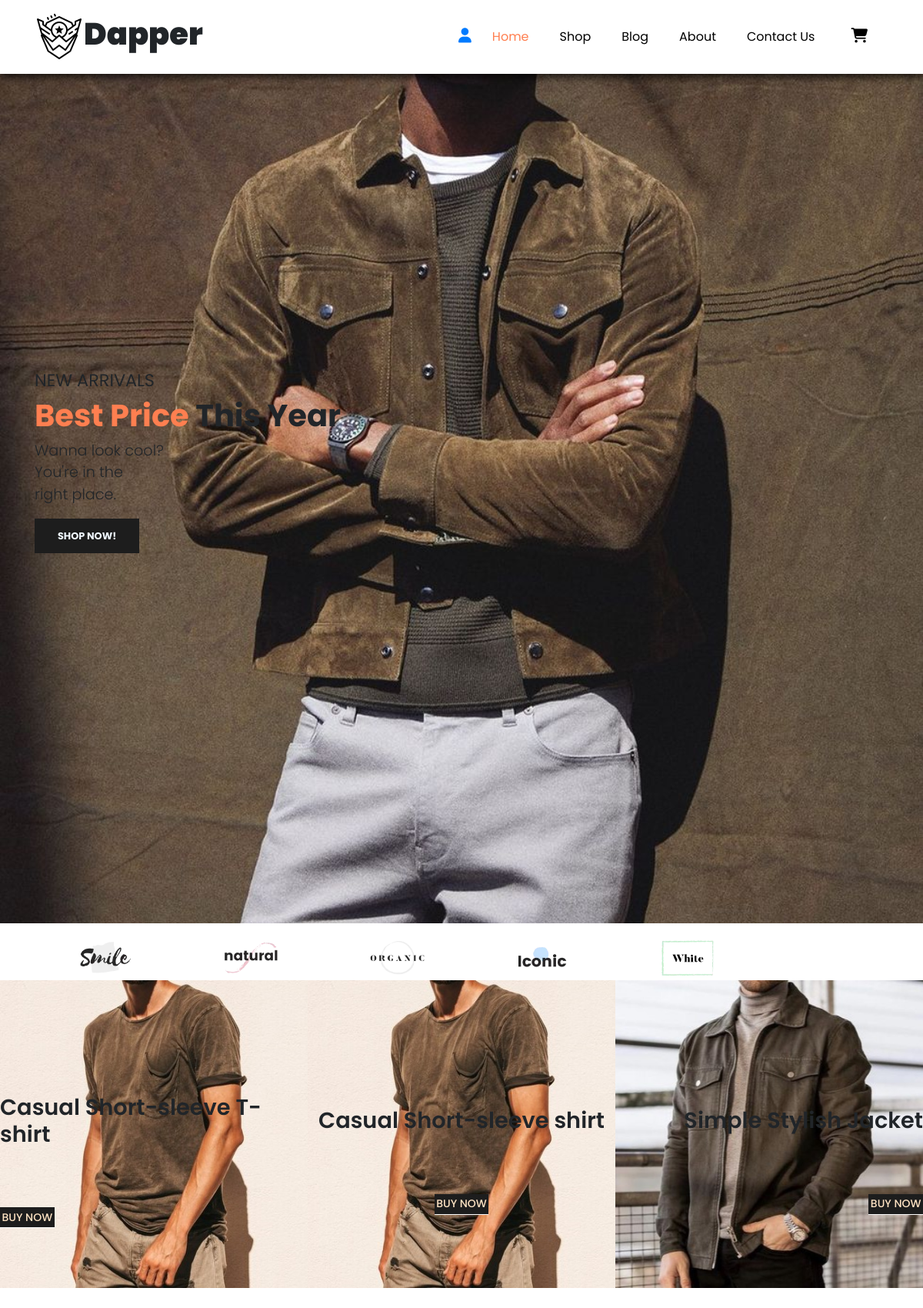
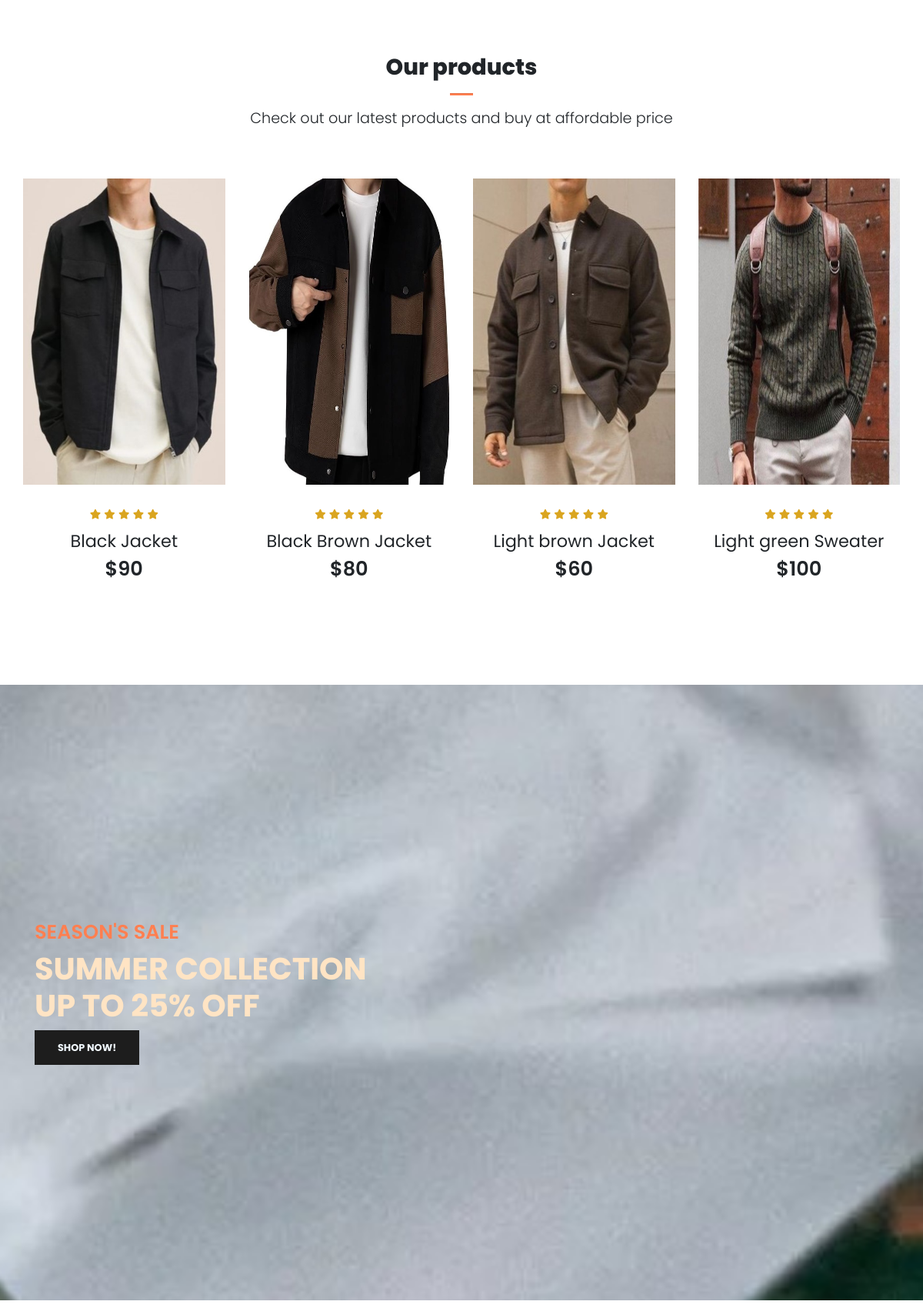
The page / (upper part) on the database its author committed (2 pictures, top to bottom).
### tables this page shows
CREATE TABLE `products` (
  `product_id` int(100) NOT NULL,
  `product_name` varchar(100) NOT NULL,
  `product_price` int(100) NOT NULL,
  `product_description` varchar(255) NOT NULL,
  `product_image` varchar(100) NOT NULL,
  `product_category` varchar(100) NOT NULL
);

### server/get_new.php (called while the page is built)
<?php
include("connection.php");
$stmt = $conn->prepare("SELECT * from products where product_category = 'new' LIMIT 3");
$stmt->execute();
$new = $stmt->get_result();
?>

### server/get_our_products.php (called while the page is built)
<?php
include("connection.php");
$stmt = $conn->prepare("SELECT * from products LIMIT 4");
$stmt->execute();
$our_products = $stmt->get_result();
?>

### index.php (the view, shortened to what this page needs)
<!DOCTYPE html>
<html lang="en">
<head>
    <link rel="stylesheet" href="https://cdn.jsdelivr.net/npm/bootstrap@4.1.3/dist/css/bootstrap.min.css">
    <link rel="stylesheet" href="style.css">
    <link rel="stylesheet" href="https://cdnjs.cloudflare.com/ajax/libs/font-awesome/6.5.1/css/all.min.css" />
</head>
<body>
    <nav class="navbar navbar-expand-lg navbar-light bg-white py-3 fixed-top">
        <div class="container">
          <img src="img/logo.png">
          <h1><b>Dapper</b></h1>
          <div class="collapse navbar-collapse" id="navbarSupportedContent">
            <ul class="navbar-nav ml-auto">
              <li class="nav-item">
                <a href="account.php"><i class="fa-solid fa-user"></i></a>
              </li>
              <li class="nav-item">
                <a class="nav-link active" href="index.php">Home</a>
              </li>
              <li class="nav-item">
                <a class="nav-link" href="shop.php">Shop</a>
              </li>
              <li class="nav-item">
                <a class="nav-link" href="blog.html">Blog</a>
              </li>
              <li class="nav-item">
                <a class="nav-link" href="about.html">About</a>
              </li>
              <li class="nav-item">
                <a class="nav-link" href="contact.html">Contact Us</a>
              </li>
              <li class="nav-item">
                <a class="nav-link" href="cart.php">
                  <i class="fa-solid fa-cart-shopping">
                  </i>
                </a>
              </li>
          </div>
        </div>
      </nav>
      <section id="home">
        <div class="container">
            <h5>NEW ARRIVALS</h5>
            <h1><span> Best Price</span> This Year</h1>
            <p>Wanna look cool?<br> You're in the<br> right place. </p>
            <a href="shop.php"><button>Shop Now!</button></a>
        </div>
      </section>
      <section id="brand" class="container">
        <div class="row m-0 py-2 " ></div>
        <img class="img-fluid col-lg-2 col-md-4 col-6" src="img/brands/3.webp">
        <img class="img-fluid col-lg-2 col-md-4 col-6" src="img/brands/4.webp">
        <img class="img-fluid col-lg-2 col-md-4 col-6" src="img/brands/5.webp">
        <img class="img-fluid col-lg-2 col-md-4 col-6" src="img/brands/6.webp">
        <img class="img-fluid col-lg-2 col-md-4 col-6" src="img/brands/1.webp">
      </section>
      <section id="new" class="w-100">
        <div class="row p-0 m-0">
        <?php include('server/get_new.php');?>
        <?php while ($row=$new->fetch_assoc()){ ?>
          <div class="one col-lg-4 col-md-12 col-12 p-0" >
            <img class="img-fluid" src="img/clothes/<?php echo $row['product_image'];?>">
            <div class="details">
              <h2><?php echo $row['product_name'];?></h2>
              <a href="<?php echo "sproduct.php?product_id=".$row['product_id']?>"><button class="buy-btn text-uppercase">Buy now</button></a>
            </div>
          </div>
          <?php } ?>
        </div>
      </section>
      <section id="products" class="my-5 pb-5">
        <div class="container text-center mt-5 py-5">
          <h3>Our products</h3>
          <hr class="mx-auto">
          <p>Check out our latest products and buy at affordable price</p>
        </div>
        <div class="row mx-auto container-fluid">
        <?php include('server/get_our_products.php');?>
        <?php while ($row=$our_products->fetch_assoc()){ ?>
          <div class="product text-center col-lg-3 col-md-4 col-12">
            <img class="img-fluid mb-3" src="img/clothes/<?php echo $row['product_image'];?>">
            <div class="star">
              <i class="fa-solid fa-star"></i>
              <i class="fa-solid fa-star"></i>
              <i class="fa-solid fa-star"></i>
              <i class="fa-solid fa-star"></i>
              <i class="fa-solid fa-star"></i>
            </div>
            <h5 class="p-name"><?php echo $row['product_name'];?></h5>
            <h4 class="p-price">$<?php echo $row['product_price'];?></h4>
            <a href="<?php echo "sproduct.php?product_id=".$row['product_id']?>"><button class="buy-btn">Buy Now!</button></a>
          </div>
          <?php }?>
        </div>
      </section>
      <section id="banner" class="my-5 py-5">
        <div class="container">
          <h4>SEASON'S SALE</h4>
          <h1>SUMMER COLLECTION<br>UP TO 25% OFF</h1>
          <a href="shop.php"><button class="text-uppercase">Shop Now!</button></a>
        </div>
      </section>
</body>
</html>

### style.css (style rules this page uses)
* { margin: 0; padding: 0; box-sizing: border-box; }
body { font-family: 'Poppins', sans-serif; }
h1 { font-size: 2.5rem; font-weight: 700; }
h2 { font-size: 1.8rem; font-weight: 600; }
h3 { font-size: 1.8rem; font-weight: 800; }
h4 { font-size: 1.6rem; font-weight: 600; }
h5 { font-size: 1.4rem; font-weight: 400; }
p { font-size: 1.2rem; font-weight: 300; }
button { font-size: 0.8rem; font-weight: 700; outline:none; border: none; background-color: #1d1d1d; color: aliceblue; padding: 13px 30px; text-transform: uppercase; cursor: pointer; transition: 0.3s ease; }
hr { width: 30px; height: 2px; background-color: coral; }
.star { padding: 10px 0; }
.star i { font-size: 0.8rem; color: goldenrod; }
.navbar { font-size: 16px; top: 0; left: 0; box-shadow: 0 5px 10px rgba(0, 0, 0, 0.7); }
.navbar-light .navbar-nav .nav-link { padding: 0 20px; color: black; transition: 0.3s ease; }
.navbar-light .navbar-nav .nav-link:hover, .navbar i:hover, .navbar-light .navbar-nav .nav-link.active, .navbar i.active { color: coral }
.navbar i { font-size: 1.2rem; padding: 0 7px; cursor: pointer; transition: 0.3s; }
#home { background-image: url("img/nice.jpg"); width: 100%; height: 150vh; background-size: cover; background-position: top 90px center; display: flex; flex-direction: column; justify-content: center; align-items: flex-start; }
#home span { color: coral; }
#new .one img { width: 100%; background-position: center center; background-repeat: no-repeat; background-size: cover; position: relative; }
#new .one .details { position: absolute; width: 100%; height: 100%; top: 0; left: 0; transition: 0.3sec ease; }
#new .one .details button { display: inline-block; font-size: 14px; font-weight: 500; color:bisque ; background-color: none; text-transform: uppercase; border-bottom: 1px solid#ffffff; padding: 2.5px; transform: translateY(70px); transition: 0.3s ease; }
#new .one:nth-child(1) .details { display: flex; justify-content: center; flex-direction: column; align-items: flex-start; text-align: start; }
#new .one:nth-child(2) .details { display: flex; justify-content: center; flex-direction: column; align-items: center; text-align: center; }
#new .one:nth-child(3) .details { display: flex; justify-content: center; flex-direction: column; align-items: flex-end; text-align: end; }
.product { cursor: pointer; margin-bottom: 2rem; }
.product img { transition: 0.3s all; }
#products .product img { width: 100%; height: 75%; background-position: center center; position: relative; }
#banner { background-image: url("img/clothes/21.jpg"); width: 100%; height: 100vh ; background-size: cover; background-position: top 60px center; background-repeat: no-repeat; background-attachment: fixed; display: flex; flex-direction: column; justify-content: center; align-items: flex-start; }
#banner .container h4 { color:coral; }
#banner .container h1 { color:bisque; }

### rows shown on the page
products: product_image (picture), product_name "Casual Short-sleeve T-shirt"
products: product_image (picture), product_name "Casual Short-sleeve shirt"
products: product_image (picture), product_name "Simple Stylish Jacket"
products: product_image (picture), product_name "Black Jacket", product_price "90"
products: product_image (picture), product_name "Black Brown Jacket", product_price "80"
products: product_image (picture), product_name "Light brown Jacket", product_price "60"
products: product_image (picture), product_name "Light green Sweater", product_price "100"
